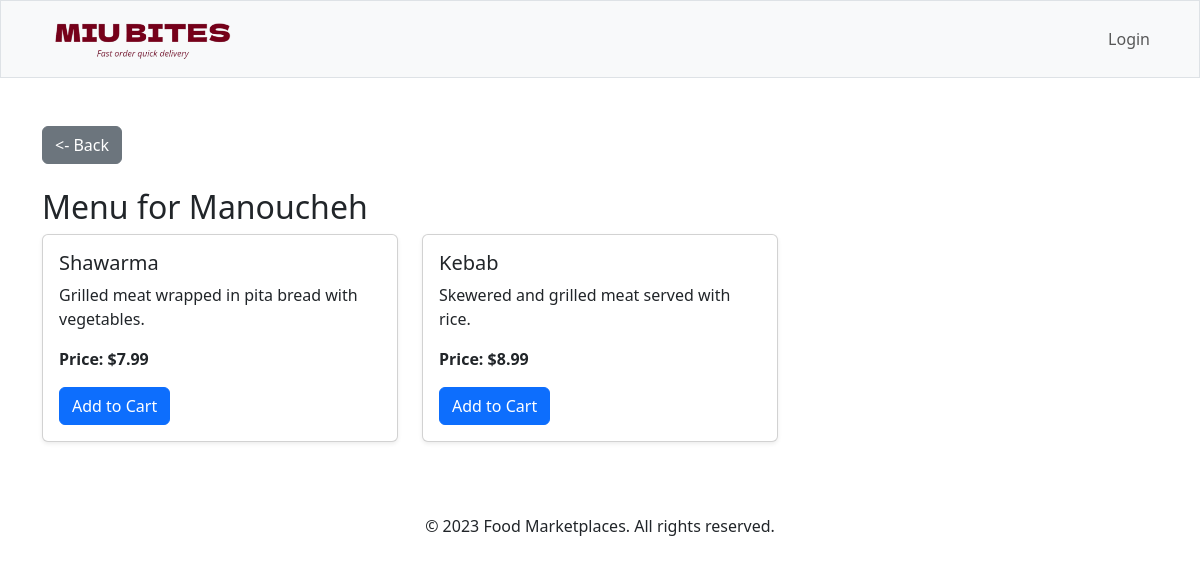
Page /menu.php?restaurant_id=2 on the committed database.
### tables this page shows
CREATE TABLE `restaurants` (
  `restaurant_id` int(11) NOT NULL,
  `restaurant_name` varchar(255) NOT NULL,
  `description` text DEFAULT NULL,
  `menu_uploaded` tinyint(1) DEFAULT 0,
  `delivery_option` tinyint(1) DEFAULT 1,
  `pickup_option` tinyint(1) DEFAULT 1,
  `status` enum('active','pending','rejected') DEFAULT 'pending',
  `created_at` timestamp NOT NULL DEFAULT current_timestamp()
);

CREATE TABLE `menus` (
  `menu_id` int(11) NOT NULL,
  `restaurant_id` int(11) NOT NULL,
  `item_name` varchar(255) NOT NULL,
  `description` text DEFAULT NULL,
  `price` decimal(10,2) NOT NULL,
  `category` enum('food','drinks') NOT NULL,
  `availability` tinyint(1) DEFAULT 1
);

### menu.php (the view, shortened to what this page needs)
<?php
include 'db_connection.php';
if (isset($_GET['restaurant_id'])) {
    $restaurant_id = intval($_GET['restaurant_id']);
    $restaurant_query = "SELECT * FROM restaurants WHERE restaurant_id = ?";
    $stmt = $conn->prepare($restaurant_query);
    $stmt->bind_param("i", $restaurant_id);
    $stmt->execute();
    $restaurant_result = $stmt->get_result();
    if ($restaurant_result->num_rows > 0) {
        $restaurant = $restaurant_result->fetch_assoc();
        $menu_query = "SELECT * FROM menus WHERE restaurant_id = ?";
        $menu_stmt = $conn->prepare($menu_query);
        $menu_stmt->bind_param("i", $restaurant_id);
        $menu_stmt->execute();
        $menu_result = $menu_stmt->get_result();
    } else {
        header("Location: marketplaces.php");
        exit();
    }
} else {
    header("Location: marketplaces.php");
    exit();
}
?>
<!DOCTYPE html>
<html lang="en">
<head>
    <link href="https://cdn.jsdelivr.net/npm/bootstrap@5.3.3/dist/css/bootstrap.min.css" rel="stylesheet">
</head>
<body>
    <?php include("header.php") ?>
    <div class="container mt-5">
        <div class="mb-4">
            <a href="javascript:history.back()" class="btn btn-secondary"> <- Back</a>
        </div>
        <h2>Menu for <?php echo htmlspecialchars($restaurant['restaurant_name']); ?></h2>
        <div class="row">
            <?php if ($menu_result->num_rows > 0): ?>
                <?php while ($menu_item = $menu_result->fetch_assoc()): ?>
                    <div class="col-md-4">
                        <div class="card mb-4 shadow-sm">
                            <div class="card-body">
                                <h5 class="card-title"><?php echo htmlspecialchars($menu_item['item_name']); ?></h5>
                                <p class="card-text"><?php echo htmlspecialchars($menu_item['description']); ?></p>
                                <p class="card-text"><strong>Price: $<?php echo number_format($menu_item['price'], 2); ?></strong></p>
                                <form action="add_to_cart.php" method="POST">
                                    <button type="submit" class="btn btn-primary">Add to Cart</button>
                                </form>
                            </div>
                        </div>
                    </div>
                <?php endwhile; ?>
            <?php else: ?>
                <p class="text-muted">No menu items available at the moment.</p>
            <?php endif; ?>
        </div>
    </div>
    <footer class="text-center mt-5">
        <p>&copy; 2023 Food Marketplaces. All rights reserved.</p>
    </footer>
</body>
</html>

### rows in the picture
restaurants: restaurant_name "Manoucheh"
menus: item_name "Shawarma", description "Grilled meat wrapped in pita bread with vegetables.", price "7.99"
menus: item_name "Kebab", description "Skewered and grilled meat served with rice.", price "8.99"
